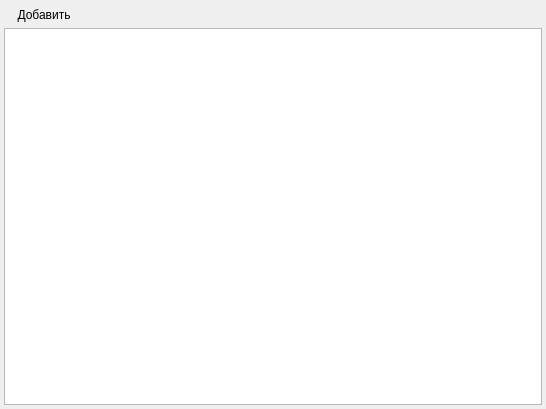
<?xml version="1.0" encoding="UTF-8"?>
<ui version="4.0">
 <class>FormLicense</class>
 <widget class="QWidget" name="FormLicense">
  <property name="geometry">
   <rect>
    <x>0</x>
    <y>0</y>
    <width>546</width>
    <height>409</height>
   </rect>
  </property>
  <property name="windowTitle">
   <string>Form</string>
  </property>
  <layout class="QGridLayout" name="gridLayout">
   <property name="leftMargin">
    <number>4</number>
   </property>
   <property name="topMargin">
    <number>4</number>
   </property>
   <property name="rightMargin">
    <number>4</number>
   </property>
   <property name="bottomMargin">
    <number>4</number>
   </property>
   <property name="spacing">
    <number>2</number>
   </property>
   <item row="0" column="0">
    <widget class="QPushButton" name="pushButtonAdd">
     <property name="text">
      <string>Добавить</string>
     </property>
     <property name="icon">
      <iconset resource="../res.qrc">
       <normaloff>:/32/icons/32x32/add.png</normaloff>:/32/icons/32x32/add.png</iconset>
     </property>
     <property name="flat">
      <bool>true</bool>
     </property>
    </widget>
   </item>
   <item row="0" column="1">
    <widget class="QPushButton" name="pushButtonEdit">
     <property name="text">
      <string/>
     </property>
     <property name="icon">
      <iconset resource="../res.qrc">
       <normaloff>:/32/icons/32x32/edit.png</normaloff>:/32/icons/32x32/edit.png</iconset>
     </property>
     <property name="flat">
      <bool>true</bool>
     </property>
    </widget>
   </item>
   <item row="0" column="2">
    <widget class="QPushButton" name="pushButtonDelete">
     <property name="text">
      <string/>
     </property>
     <property name="icon">
      <iconset resource="../res.qrc">
       <normaloff>:/32/icons/32x32/delete-contact.png</normaloff>:/32/icons/32x32/delete-contact.png</iconset>
     </property>
     <property name="flat">
      <bool>true</bool>
     </property>
    </widget>
   </item>
   <item row="0" column="3">
    <spacer name="horizontalSpacer">
     <property name="orientation">
      <enum>Qt::Horizontal</enum>
     </property>
     <property name="sizeHint" stdset="0">
      <size>
       <width>296</width>
       <height>20</height>
      </size>
     </property>
    </spacer>
   </item>
   <item row="1" column="0" colspan="4">
    <widget class="QTableView" name="tableView"/>
   </item>
  </layout>
 </widget>
 <resources>
  <include location="../res.qrc"/>
 </resources>
 <connections/>
</ui>
